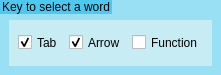
                   <widget class="QGroupBox" name="groupBox_2">
                    <property name="minimumSize">
                     <size>
                      <width>0</width>
                      <height>0</height>
                     </size>
                    </property>
                    <property name="maximumSize">
                     <size>
                      <width>16777215</width>
                      <height>75</height>
                     </size>
                    </property>
                    <property name="styleSheet">
                     <string notr="true">QGroupBox {
    border: none;
	background-color: rgb(154, 224, 245);
}
QGroupBox::title {
	border:none;
	background-color: rgb(76, 201, 240);
}
</string>
                    </property>
                    <property name="title">
                     <string>Key to select a word</string>
                    </property>
                    <layout class="QGridLayout" name="gridLayout_37">
                     <property name="leftMargin">
                      <number>9</number>
                     </property>
                     <property name="topMargin">
                      <number>20</number>
                     </property>
                     <property name="rightMargin">
                      <number>9</number>
                     </property>
                     <property name="bottomMargin">
                      <number>9</number>
                     </property>
                     <item row="0" column="0" colspan="2">
                      <widget class="QGroupBox" name="groupBox_19">
                       <property name="styleSheet">
                        <string notr="true">QGroupBox {
    border: none;
	background-color: rgb(200, 236, 243);
}
</string>
                       </property>
                       <property name="title">
                        <string/>
                       </property>
                       <layout class="QHBoxLayout" name="horizontalLayout">
                        <property name="topMargin">
                         <number>6</number>
                        </property>
                        <property name="bottomMargin">
                         <number>6</number>
                        </property>
                        <item>
                         <widget class="QCheckBox" name="TabCheckBox">
                          <property name="minimumSize">
                           <size>
                            <width>0</width>
                            <height>25</height>
                           </size>
                          </property>
                          <property name="maximumSize">
                           <size>
                            <width>16777215</width>
                            <height>25</height>
                           </size>
                          </property>
                          <property name="text">
                           <string>Tab</string>
                          </property>
                          <property name="checked">
                           <bool>true</bool>
                          </property>
                         </widget>
                        </item>
                        <item>
                         <widget class="QCheckBox" name="ArrowCheckBox">
                          <property name="minimumSize">
                           <size>
                            <width>0</width>
                            <height>25</height>
                           </size>
                          </property>
                          <property name="maximumSize">
                           <size>
                            <width>16777215</width>
                            <height>25</height>
                           </size>
                          </property>
                          <property name="text">
                           <string>Arrow</string>
                          </property>
                          <property name="checked">
                           <bool>true</bool>
                          </property>
                         </widget>
                        </item>
                        <item>
                         <widget class="QCheckBox" name="Function_checkBox">
                          <property name="minimumSize">
                           <size>
                            <width>0</width>
                            <height>25</height>
                           </size>
                          </property>
                          <property name="maximumSize">
                           <size>
                            <width>16777215</width>
                            <height>25</height>
                           </size>
                          </property>
                          <property name="toolTip">
                           <string>&lt;html&gt;&lt;head/&gt;&lt;body&gt;&lt;p&gt;Use the designated function key displayed on the word suggestion window to select a word.&lt;/p&gt;&lt;p&gt;Press 'F1' to select the first word, and similarly for subsequent choices.&lt;/p&gt;&lt;/body&gt;&lt;/html&gt;</string>
                          </property>
                          <property name="text">
                           <string>Function</string>
                          </property>
                         </widget>
                        </item>
                       </layout>
                      </widget>
                     </item>
                    </layout>
                   </widget>
